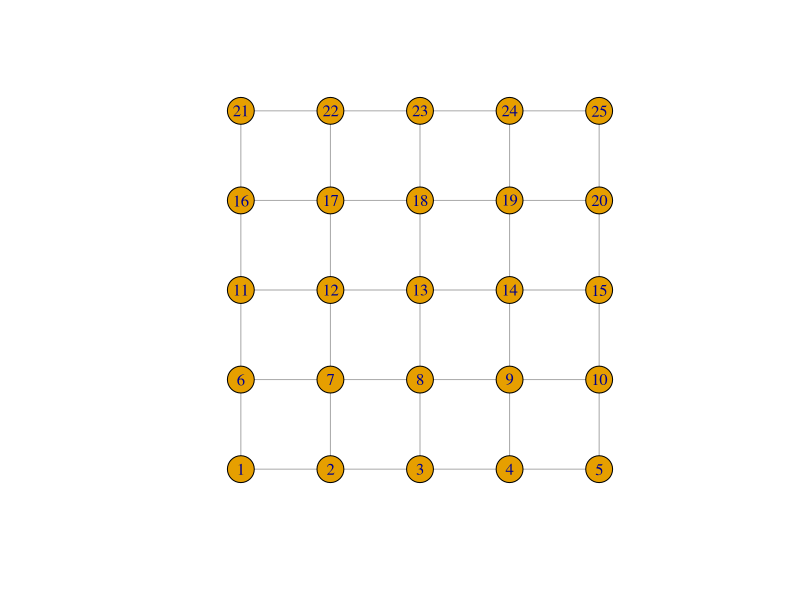
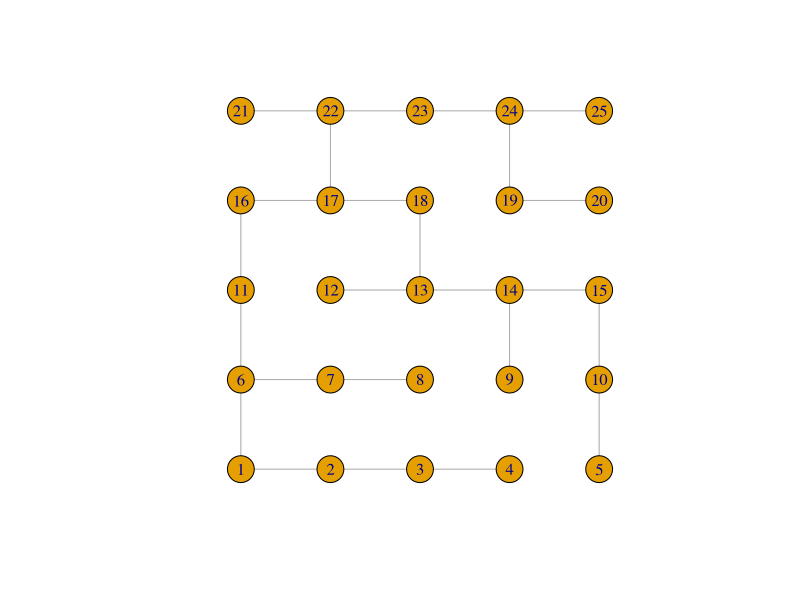
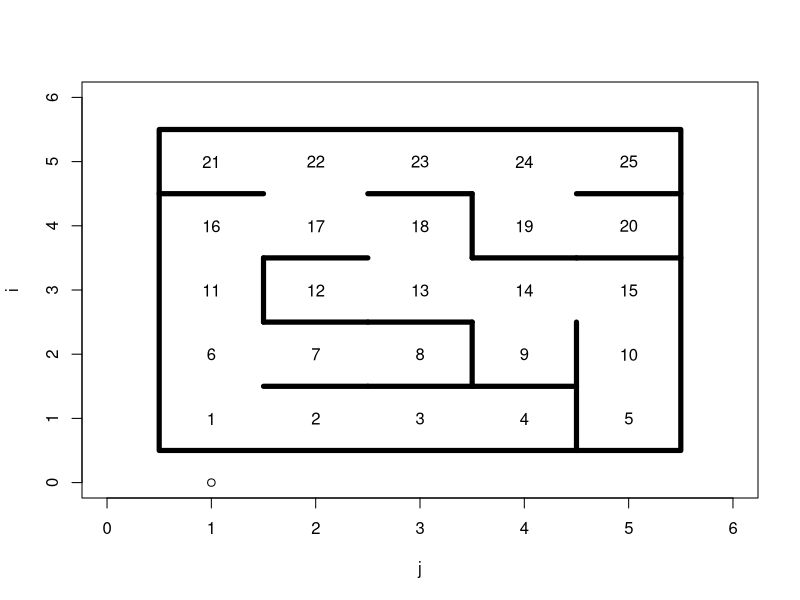

The R script that drew these images, in order:
library(igraph)

nr <- 5
nc <- 5

g <- graph.lattice(c(nr,nc))
l <- layout.grid(g)
plot(g, layout = l)

s <- mst(g, weights = rnorm(ecount(g)))
plot(s, layout = l)

plot(0, xlim = c(0,nc + 1), ylim = c(0,nr + 1), xlab = "j", ylab = "i")
rect(xleft = 1 - .5, ybottom = 1 - .5, xright = nc + .5, ytop = nr + .5, lwd = 5, border = "black")
for(i in 1:nr) {
  for(j in 1:nc) {
    #rect(xleft = j - .5, ybottom = i - .5, xright = j + .5, ytop = i + .5)
    text(x = j, y = i, labels = (i-1) * nc  + j)
  }
}
for(i in 1:nr) {
  for(j in 2:nc) {
    i1 <- i2 <- i
    j1 <- j - 1
    j2 <- j
    v1 <- (i1 - 1) * nc + j1
    v2 <- (i2 - 1) * nc + j2
    message(v1, ":", v2)
    if(!are_adjacent(s, v1, v2))
      lines(x = c(j - .5, j - .5), y = c(i - .5, i + .5), col = "black", lwd = 5)
  }
}
for(i in 2:nr) {
  for(j in 1:nc) {
    i1 <- i - 1
    i2 <- i
    j1 <- j2 <- j
    v1 <- (i1 - 1) * nc + j1
    v2 <- (i2 - 1) * nc + j2
    message(v1, ":", v2)
    if(!are_adjacent(s, v1, v2))
      lines(x = c(j - .5, j + .5), y = c(i - .5, i - .5), col = "black", lwd = 5)
  }
}


plotMaze <- function(g, nrow, ncol) {
  d <- list()
  for(i in 1:nr) {
    for(j in 2:nc) {
      i1 <- i2 <- i
      j1 <- j - 1
      j2 <- j
      v1 <- (i1 - 1) * nc + j1
      v2 <- (i2 - 1) * nc + j2
      #message(v1, ":", v2)
      if(!are_adjacent(s, v1, v2))
        d[[length(d) + 1]] <- data.frame(x0 = j - .5, x1 = j - .5, y0 = i - .5, y1 = i + .5)
        #lines(x = c(j - .5, j - .5), y = c(i - .5, i + .5), col = "black", lwd = 5)
    }
  }
  for(i in 2:nr) {
    for(j in 1:nc) {
      i1 <- i - 1
      i2 <- i
      j1 <- j2 <- j
      v1 <- (i1 - 1) * nc + j1
      v2 <- (i2 - 1) * nc + j2
      message(v1, ":", v2)
      if(!are_adjacent(s, v1, v2))
        d[[length(d) + 1]] <- data.frame(x0 = j - .5, x1 = j + .5, y0 = i - .5, y1 = i - .5)
        #lines(x = c(j - .5, j + .5), y = c(i - .5, i - .5), col = "black", lwd = 5)
    }
  }
  d <- do.call(rbind, d)
  ggplot(d) + geom_rect(xmin = 1 - .5, xmax = nc + .5, ymin = 1 - .5, ymax = nr + .5, color = "black", fill = "white", lwd = 5) + geom_segment(aes(x = x0, y = y0, xend = x1, yend = y1), size = 5, lineend = "square") + xlim(0,nc + 1) + ylim(0,nr + 1) + theme(aspect.ratio = 1)
}

plotMaze_ori <- function(g, layout) {
  m <- layout
  d_n <- data.frame(x = m[,1], y = m[,2])
  el <- get.edgelist(g)
  n_i <- el[,1]
  n_j <- el[,2]
  d_e <- data.frame(source = n_i, target = n_j, x = m[n_i, 1], y = m[n_i, 2], xend = m[n_j, 1], yend = m[n_j, 2])

  gg <- ggplot(d_e,aes(x=x, y=y)) + geom_segment(aes(xend=xend,yend=yend), color = "black") + geom_point(aes(x=x,y=y), data = d_n, shape = 22, size = 50, color = "red", fill = "transparent", stroke = 1) + geom_point(aes(x=x,y=y), data = d_n, shape = 21, size = 5, color = "red", fill = "black", stroke = 1) + theme(aspect.ratio = 1) + xlab("") + ylab("")
  #
  gg
}
